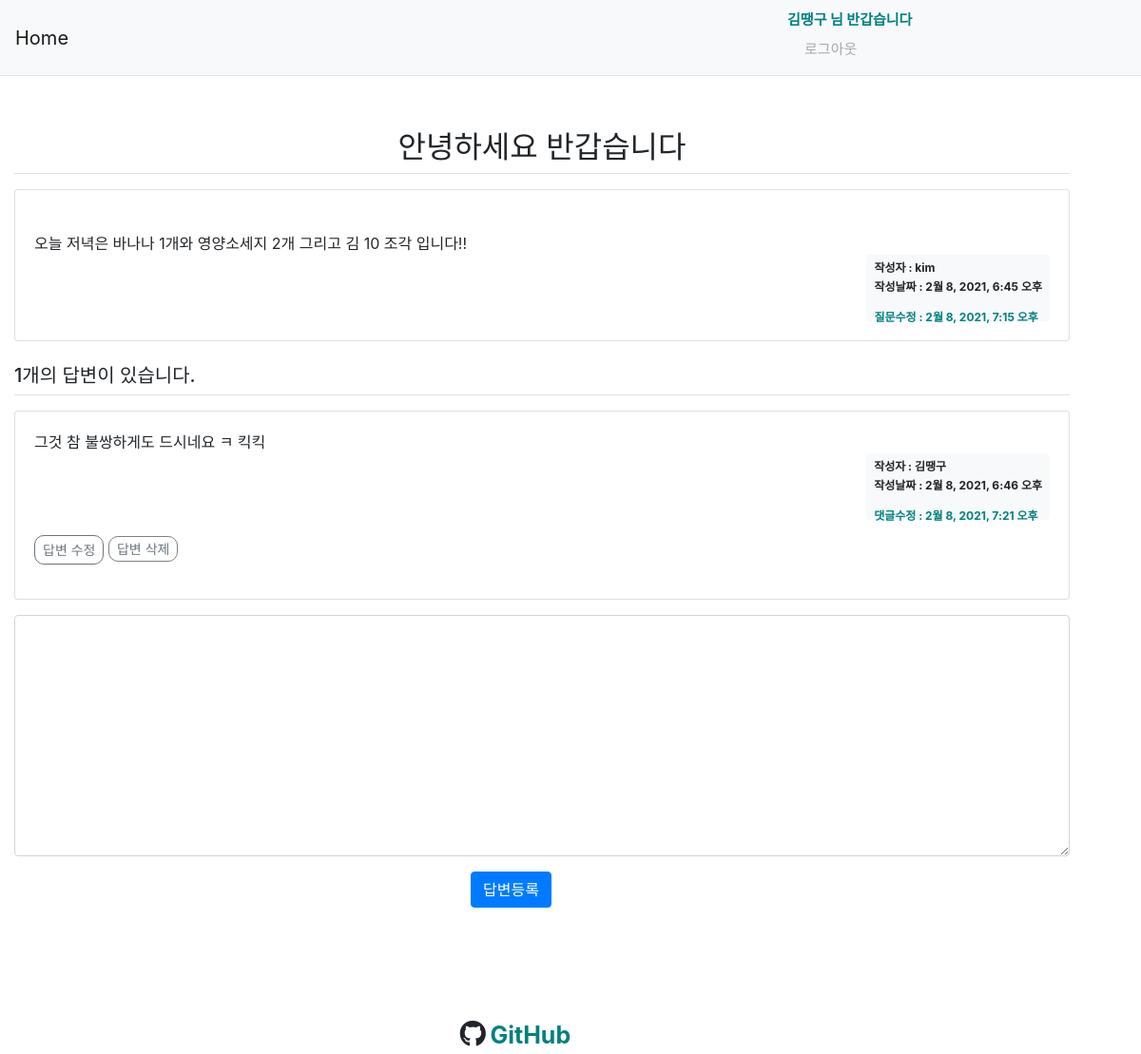
The app's page /232/ (signed in) with its own data.
### pybo/models.py (models this page shows, shortened)
class Question(models.Model):
    subject = models.CharField(max_length=200)  # 최대 200자 까지 입력 가능
    content = models.TextField()
    create_date = models.DateTimeField()
    photo = models.ImageField(upload_to="photo")
    author = models.ForeignKey(
        User, on_delete=models.CASCADE, null=True
    )  # 계정이 삭제되면 연결된 질문 데이터 삭제
    modify_date = models.DateTimeField(null=True, blank=True)

class Answer(models.Model):
    question = models.ForeignKey(Question, on_delete=models.CASCADE)
    content = models.TextField()
    create_date = models.DateTimeField()
    author = models.ForeignKey(
        User, on_delete=models.CASCADE, null=True
    )  # 계정이 삭제되면 연결된 질문 데이터 삭제
    modify_date = models.DateTimeField(null=True, blank=True)

### pybo/views.py (the view)
# urls.py: path("<int:pk>/", views.detail, name="detail"),
def detail(request, pk):
    try:
        get_question = Question.objects.get(pk=pk)
        context = {"get_question": get_question}
    except Question.DoesNotExist:
        messages.error(request, "조회된 질문이 없습니다.")
        return redirect("pybo:index")
    return render(request, "templates/detail.html", context)

### templates/detail.html (shortened to what this page needs)
{% extends 'base.html' %}
{% load static %}
    {% block content %}
    <div class="container my-5" style="position: relative; right: 30px;" >
        <h2 class="border-bottom py-2" style="text-align: center;"> {{get_question.subject}}</h2>
        <div class="card my-3">
            <div class="card-body">
                <div class="card-text" style="white-space: pre-line;">
                    {{get_question.content}}
                </div>
                <div class="d-flex justify-content-end">
                    <div class="badge badge-light p-2 text-left">
                        <div class="mb-2">
                            <span style="text-align: center;">작성자 :  {{ get_question.author.username }}</span>
                        </div>
                        <div>
                            <span>작성날짜 : {{ get_question.create_date }}</span>
                        </div>
                        {% if get_question.modify_date %}
                            <div style=" position: relative; top: 10px; margin-top: 10px; color: teal; font-weight: bold;">
                                <span>질문수정 : {{get_question.modify_date}}</span>
                            </div>
                        {% endif %}
                    </div>
                </div>
            </div>
        </div>
        <h5 class="border-bottom my-3 py-2">{{get_question.answer_set.count}}개의 답변이 있습니다.</h5>
        {% for answer in get_question.answer_set.all %}
            <div class="card my-3">
                <div class="card-body" >
                    <div class="card-text" style="white-space: pre-line;"> {{answer.content}} </div>
                    <div class="d-flex justify-content-end">
                        <div class="badge badge-light p-2 text-left">
                            <div class="mb-2">
                                <span>작성자 : {{ answer.author.username }}</span>
                            </div>
                            <div>
                                <span>작성날짜 : {{ answer.create_date }}</span>
                            </div>
                             {% if answer.modify_date %}
                             <div style=" position: relative; top: 10px; margin-top: 10px; color: teal; font-weight: bold;">
                                 <span>댓글수정 : {{answer.modify_date}}</span>
                             </div>
                          {% endif %}
                        </div>
                    </div>
                    {% if request.user == answer.author %}
                        <div class="my-3">
                            <a  style="border-radius: 10px;" class="btn btn-sm btn-outline-secondary"
                            href=" {% url 'pybo:answer_modify' answer.id %} ">답변 수정</a>
                            <a  style="border-radius: 10px; border: 1px solid gray;"
                            class="delete btn-sm btn-outline-secondary" href="#"
                            data-uri= " {% url 'pybo:answer_delete' answer.id %} " >답변 삭제</a>
                        </div>
                    {% endif %}
                </div>
        </div>
        {% endfor %}
    <form action=" {% url 'pybo:answer_create' get_question.id %} " method="POST" class="my-3">
        <div class="form-group">
            <textarea {% if not user.is_authenticated %}disabled{% endif %}
              name="content" id="content" class="form-control" rows="10"></textarea>
        </div>
        <input type="submit" value="답변등록" class="btn btn-primary" style="position: relative; left: 480px;">
    </form>
    {% endblock  %}

### templates/navbar.html (shortened to what this page needs)
 <nav class="navbar navbar-expand-lg navbar-light bg-light border-bottom">
    <a class="navbar-brand" href="{% url 'pybo:index' %}">Home</a>
    <div class="collapse navbar-collapse flex-grow-0" id="navbarNav">
        <ul class="navbar-nav">
            <li class="nav-item ">
                    {% if user.is_authenticated %}
                    <span style="font-weight: bold; color: teal; margin-right: 5px;
                    position: relative; left: 740px; font-size: 15px;">{{user.username}} 님 반갑습니다</span>
                    <a style="color: darkgray; position: relative; left: 750px; font-size: 15px;"class="nav-link" href=" {% url 'common:logout' %} ">  로그아웃</a>
                     {% else %}
                    <a class="nav-link" href=" {% url 'common:login' %} ">로그인</a>
                    {% endif %}
            </li>
        </ul>
    </div>
</nav>

### records on screen
Question: subject "안녕하세요 반갑습니다", content "오늘 저녁은 바나나 1개와 영양소세지 2개 그리고 김 10 조각 입니다!!", author.username "kim", create_date "2월 8, 2021, 6:45 오후", modify_date "2월 8, 2021, 7:15 오후", answer_set.count "1"
Answer: content "그것 참 불쌍하게도 드시네요 ㅋ 킥킥", author.username "김땡구", create_date "2월 8, 2021, 6:46 오후", modify_date "2월 8, 2021, 7:21 오후", shows "답변 수정"

### other values on screen
{{ user.username }} "김땡구"
